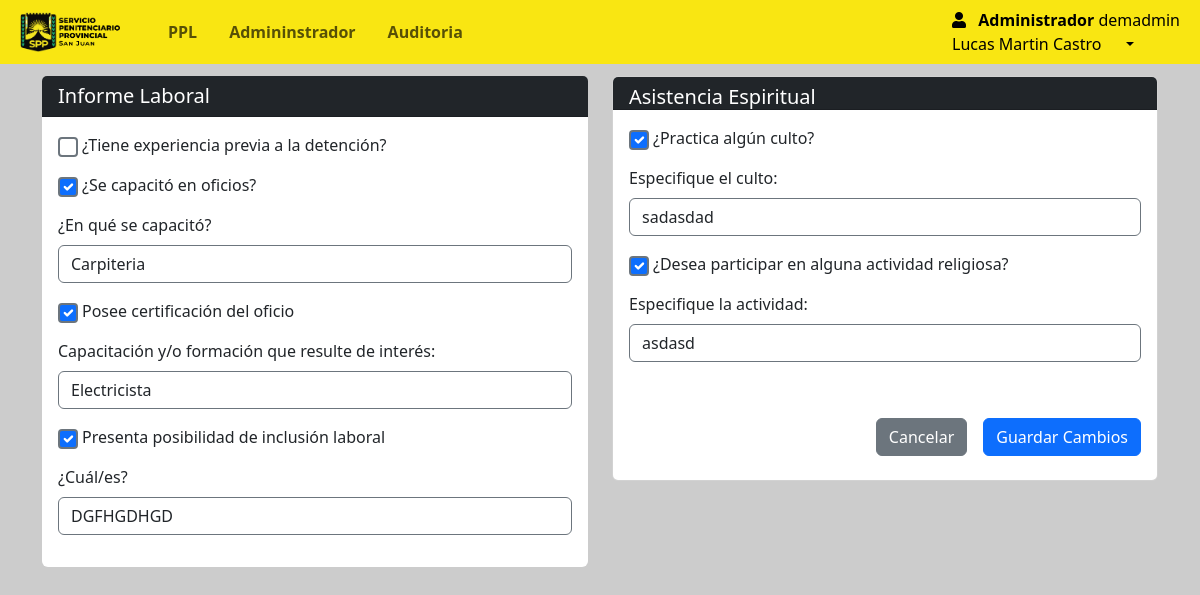
/Views/admin/laboral_espiritual_edit.php?id=42 (signed in), run on the app's committed database.
### tables this page shows
CREATE TABLE `rol` (
  `id_rol` int(11) NOT NULL,
  `nombre_rol` varchar(50) NOT NULL
);

CREATE TABLE `usuarios` (
  `id_usuario` int(11) NOT NULL,
  `id_persona` int(11) NOT NULL,
  `id_rol` int(11) NOT NULL,
  `nombre_usuario` varchar(50) NOT NULL,
  `contrasena` varchar(255) NOT NULL,
  `fecha_creacion` datetime DEFAULT current_timestamp(),
  `activo` tinyint(1) DEFAULT 1
);

CREATE TABLE `laboral` (
  `id_laboral` int(11) NOT NULL,
  `id_ppl` int(11) NOT NULL,
  `tiene_exp` tinyint(1) DEFAULT NULL,
  `experiencia` varchar(100) DEFAULT NULL,
  `se_capacito` tinyint(1) DEFAULT NULL,
  `en_que_se_capacito` varchar(100) DEFAULT NULL,
  `posee_certific` tinyint(1) DEFAULT NULL,
  `formac_interes` varchar(100) DEFAULT NULL,
  `tiene_incl_lab` tinyint(1) NOT NULL,
  `lugar_inclusion` varchar(100) NOT NULL,
  `estado` varchar(255) NOT NULL DEFAULT 'Activo'
);

CREATE TABLE `asistencia_espiritual` (
  `id_asistencia` int(11) NOT NULL,
  `id_ppl` int(11) NOT NULL,
  `practica_culto` tinyint(1) DEFAULT NULL,
  `culto` varchar(100) DEFAULT NULL,
  `desea_participar` tinyint(1) NOT NULL,
  `eleccion_actividad` varchar(100) NOT NULL,
  `estado` varchar(20) NOT NULL DEFAULT 'Activo'
);

### Views/admin/laboral_espiritual_edit.php (the view, shortened to what this page needs)
<?php
require 'navbar.php';
$idppl = isset($_GET['id']) ? intval($_GET['id']) : 0;
$laboral = [];
$espiritual = [];
if ($idppl > 0) {
    $stmt = $db->prepare("SELECT * FROM laboral WHERE id_ppl = ?");
    $stmt->execute([$idppl]);
    $laboral = $stmt->fetch(PDO::FETCH_ASSOC);
    $stmt = $db->prepare("SELECT * FROM asistencia_espiritual WHERE id_ppl = ?");
    $stmt->execute([$idppl]);
    $espiritual = $stmt->fetch(PDO::FETCH_ASSOC);
}
?>
<form method="POST" class="container mt-3">
    <div class="row">
        <div class="col">
    <div class="card rounded-2 border-0">
        <div class="card-header bg-dark text-white pb-0">
            <h5 class="">Informe Laboral</h5>
        </div>
        <div class="card-body table-responsive">
            <div class="form-check mb-3">
                <input
                    class="form-check-input"
                    type="checkbox"
                    name="tiene_exp"
                    id="tieneExp"
                    <?php echo isset($laboral['tiene_exp']) && $laboral['tiene_exp'] ? 'checked' : ''; ?>
                >
                <label class="form-check-label" for="tieneExp">¿Tiene experiencia previa a la detención?</label>
            </div>
            <div class="form-check mb-3">
                <input
                    class="form-check-input"
                    type="checkbox"
                    name="se_capacito"
                    id="seCapacito"
                    <?php echo isset($laboral['se_capacito']) && $laboral['se_capacito'] ? 'checked' : ''; ?>
                >
                <label class="form-check-label" for="seCapacito">¿Se capacitó en oficios?</label>
            </div>
            <div class="mb-3" id="capacitacionContainer" style="display: <?php echo isset($laboral['se_capacito']) && $laboral['se_capacito'] ? 'block' : 'none'; ?>">
                <label for="enQueSeCapacito" class="form-label">¿En qué se capacitó?</label>
                <input
                    type="text"
                    class="form-control"
                    id="enQueSeCapacito"
                    name="en_que_se_capacito"
                    value="<?php echo htmlspecialchars($laboral['en_que_se_capacito'] ?? ''); ?>"
                    placeholder="Ingrese detalles de su capacitación..."
                >
            </div>
            <div class="form-check mb-3">
            <input
                class="form-check-input"
                type="checkbox"
                name="posee_certific"
                id="poseeCertific"
                <?php echo isset($laboral['posee_certific']) && $laboral['posee_certific'] ? 'checked' : ''; ?>
            >
            <label class="form-check-label" for="poseeCertific">Posee certificación del oficio</label>
        </div>
        <div class="mb-3" id="formacInteresContainer" style="display: <?php echo isset($laboral['posee_certific']) && $laboral['posee_certific'] ? 'block' : 'none'; ?>">
            <label for="formacInteres" class="form-label">Capacitación y/o formación que resulte de interés:</label>
            <input
                type="text"
                class="form-control"
                id="formacInteres"
                name="formac_interes"
                value="<?php echo htmlspecialchars($laboral['formac_interes'] ?? ''); ?>"
                placeholder="Ingrese formación de interés..."
            >
        </div>
            <div class="form-check mb-3">
                <input
                    class="form-check-input"
                    type="checkbox"
                    name="tiene_incl_lab"
                    id="tieneInclLab"
                    <?php echo isset($laboral['tiene_incl_lab']) && $laboral['tiene_incl_lab'] ? 'checked' : ''; ?>
                >
                <label class="form-check-label" for="tieneInclLab">Presenta posibilidad de inclusión laboral</label>
            </div>
            <div class="mb-3" id="lugarInclusionContainer" style="display: <?php echo isset($laboral['tiene_incl_lab']) && $laboral['tiene_incl_lab'] ? 'block' : 'none'; ?>">
                <label for="lugarInclusion" class="form-label">¿Cuál/es?</label>
                <input
                    type="text"
                    class="form-control"
                    id="lugarInclusion"
                    name="lugar_inclusion"
                    value="<?php echo htmlspecialchars($laboral['lugar_inclusion'] ?? ''); ?>"
                    placeholder="Ingrese lugar de inclusión..."
                >
            </div>
        </div>
    </div>
    </div>
    <div class="col">
    <div class="card mb-4">
        <div class="card-header bg-dark text-white pb-0">
            <h5 class="mb-0">Asistencia Espiritual</h5>
        </div>
        <div class="card-body table-responsive">
            <div class="form-check mb-3">
                <input
                    class="form-check-input"
                    type="checkbox"
                    name="practica_culto"
                    id="practicaCulto"
                    <?php echo isset($espiritual['practica_culto']) && $espiritual['practica_culto'] ? 'checked' : ''; ?>
                >
                <label class="form-check-label" for="practicaCulto">¿Practica algún culto?</label>
            </div>
            <div class="mb-3" id="cultoContainer" style="display: <?php echo isset($espiritual['practica_culto']) && $espiritual['practica_culto'] ? 'block' : 'none'; ?>">
                <label for="culto" class="form-label">Especifique el culto:</label>
                <input
                    type="text"
                    class="form-control"
                    id="culto"
                    name="culto"
                    value="<?php echo htmlspecialchars($espiritual['culto'] ?? ''); ?>"
                    placeholder="Ingrese el nombre del culto..."
                >
            </div>
            <div class="form-check mb-3">
                <input
                    class="form-check-input"
                    type="checkbox"
                    name="desea_participar"
                    id="deseaParticipar"
                    <?php echo isset($espiritual['desea_participar']) && $espiritual['desea_participar'] ? 'checked' : ''; ?>
                >
                <label class="form-check-label" for="deseaParticipar">¿Desea participar en alguna actividad religiosa?</label>
            </div>
            <div class="mb-3" id="actividadContainer" style="display: <?php echo isset($espiritual['desea_participar']) && $espiritual['desea_participar'] ? 'block' : 'none'; ?>">
                <label for="eleccionActividad" class="form-label">Especifique la actividad:</label>
                <input
                    type="text"
                    class="form-control"
                    id="eleccionActividad"
                    name="eleccion_actividad"
                    value="<?php echo htmlspecialchars($espiritual['eleccion_actividad'] ?? ''); ?>"
                    placeholder="Ingrese la actividad deseada..."
                >
            </div>
        </div>
        <div class="my-4 mr-3" >
            <button style="float: right;" type="submit" name="guardar_4" class="btn btn-primary ml-3">Guardar Cambios</button>
            <a style="float: right;" href="ppl_informe.php?seccion=situacion-laboral&id=<?php echo $idppl; ?>" class="btn btn-secondary">Cancelar</a>
        </div>
    </div>
    </div>
    </div>
</form>
</body>
</html>

### Views/admin/navbar.php (shortened to what this page needs)
<?php
require '../../conn/connection.php';
$id_rol = $_SESSION['id_rol'];
$id_usuario= $_SESSION['id_usuario'];
$query = "SELECT * FROM rol WHERE id_rol = ?";
$stmt = $conexion->prepare($query);
$stmt->bind_param("i", $id_rol);
$stmt->execute();
$result = $stmt->get_result();
if ($result && $result->num_rows > 0) {
  $rol = $result->fetch_assoc();
  $nombre_rol = $rol['nombre_rol'];
} else {
  $nombre_rol = "Usuario Desconocido";
}
?>
<!DOCTYPE html>
<html lang="es">
<head>
  <link rel="stylesheet" href="https://use.fontawesome.com/releases/v5.8.2/css/all.css">
  <link rel="stylesheet" href="../../css/style.css">
  <link href="https://cdn.jsdelivr.net/npm/bootstrap@5.3.2/dist/css/bootstrap.min.css" rel="stylesheet">
  <link rel="stylesheet" href="https://maxcdn.bootstrapcdn.com/bootstrap/4.5.2/css/bootstrap.min.css">
  <link rel="stylesheet" href="https://cdnjs.cloudflare.com/ajax/libs/twitter-bootstrap/5.3.0/css/bootstrap.min.css">
  <link rel="stylesheet" href="https://cdn.datatables.net/1.13.7/css/dataTables.bootstrap5.min.css">
  <link rel="stylesheet" type="text/css" href="https://cdn.datatables.net/1.13.1/css/dataTables.bootstrap5.min.css" />
  <link rel="stylesheet" type="text/css" href="https://cdn.datatables.net/buttons/2.3.3/css/buttons.bootstrap5.min.css" />
  <link rel="stylesheet" href="https://cdn.jsdelivr.net/npm/bootstrap@5.3.0-alpha1/dist/css/bootstrap.min.css" />
  <link rel="stylesheet" href="https://cdnjs.cloudflare.com/ajax/libs/font-awesome/6.2.1/css/all.min.css" />
  <link rel="stylesheet" href="https://cdnjs.cloudflare.com/ajax/libs/font-awesome/5.15.4/css/all.min.css">
</head>
<body>
  <div style="height:60px">
    <nav class="navbar navbar-expand-lg fixed-top my-0 py-0" style="background-color: #f9e612;">
      <div class="container-fluid ml-2 ">
        <a href="index.php" class="navbar-brand mb-0 pr-4 ">
          <img class="d-line-block align-top " src="../../img/LOGO2.ico" width="100px" style="margin-right:0px">
        </a>
        <div class="collapse navbar-collapse " id="navbarNav">
          <ul class="navbar-nav mr-auto ">
            <li class="nav-item  pr-3">
              <a class="nav-link " href="ppl_index.php"><b>PPL</b></a>
            </li>
            <?php
              if ($_SESSION['id_rol'] === 1) {
            ?>
                  <li class="nav-item  pr-3">
                    <a class="nav-link " href="admin_index.php"><b>Admininstrador</b></a>
                  </li>
            <?php
              }
            ?>
            <?php
              if ($_SESSION['id_rol'] === 1) {
            ?>
              <li class="nav-item  pr-3">
                <a class="nav-link " href="auditoria.php"><b>Auditoria</b></a>
              </li>
            <?php
              }
            ?>
          </ul>
          <form class="form-inline d-flex justify-content-end">
            <div class="collapse navbar-collapse" id="navbarNav">
              <ul class="navbar-nav">
                <li class="nav-item dropdown">
                  <a class="nav-link dropdown-toggle active" href="#" role="button" data-bs-toggle="dropdown" aria-expanded="false">
                    <i class="fas fa-user pr-2"></i>
                    <span class="mr-3">
                      <b>
                      <?php if (isset($nombre_rol)) : ?>
                        <?php echo $nombre_rol; ?>
                      <?php else : ?>
                        "Usuario Desconocido"
                      <?php endif; ?>
                      </b>
                      <span>
                        <?php if (isset($_SESSION['nombres'])) : ?>
                           <?php
                           $query = "SELECT nombre_usuario FROM usuarios WHERE activo = 1 AND id_usuario = :id_usuario";
                           $stmt = $db->prepare($query);
                           $stmt->bindParam(':id_usuario', $id_usuario, PDO::PARAM_INT);
                           $stmt->execute();
                           $usuario = $stmt->fetch(PDO::FETCH_ASSOC);
                           ?>
                          <?php echo $usuario['nombre_usuario']; ?>
                          <br>
                          <?php echo $_SESSION['nombres']; ?>
                          <?php echo $_SESSION['apellidos']; ?>
                        <?php endif; ?>
                      </span>
                    </span>
                  </a>
                </li>
            </div>
          </form>
        </div>
      </div>
    </nav>
  </div>

### css/style.css (style rules this page uses)
body { position: relative; padding-bottom: 10px; min-height: 100vh; }
input { border-style: solid !important; border-color: #6c757d !important; border-width: 1.5px !important; }
input[type=checkbox] { border-color: #6c757d !important; border-style: solid !important; border-width: 2px !important; width: 20px; height: 20px; }

### Views/admin/navbar.php (style rules this page uses)
body { background: #cccccc; }

### data on the page
rol: nombre_rol "Administrador"
usuarios: nombre_usuario "demadmin"
laboral: se_capacito "☑", en_que_se_capacito "Carpiteria", posee_certific "☑", formac_interes "Electricista", tiene_incl_lab "☑", lugar_inclusion "DGFHGDHGD"
asistencia_espiritual: practica_culto "☑", culto "sadasdad", desea_participar "☑", eleccion_actividad "asdasd"

### other printed values
$_SESSION['nombres'] "Lucas Martin"
$_SESSION['apellidos'] "Castro"
